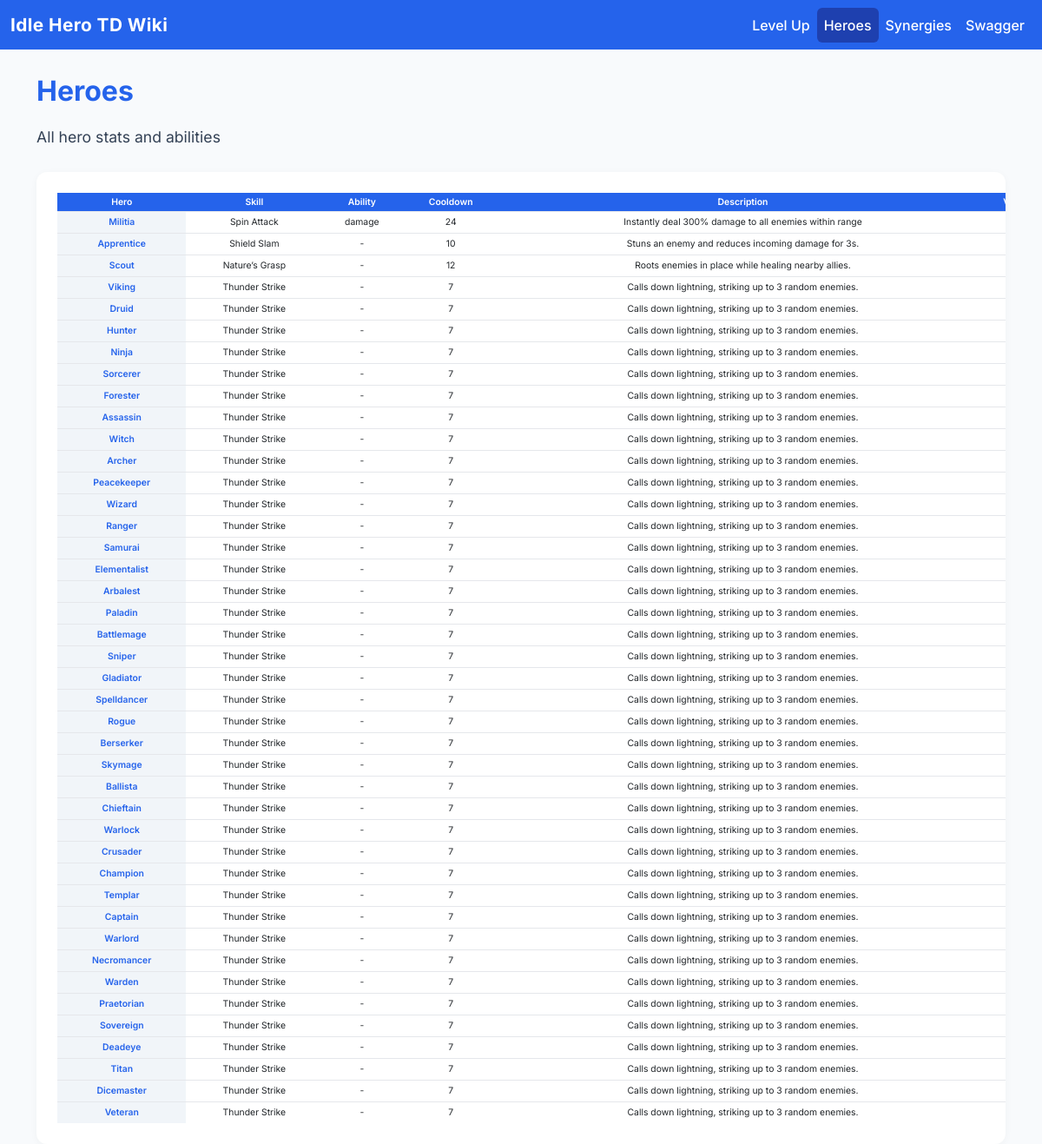
The page / on the database its author committed.
### models.py (models this page shows)
class Hero(db.Model):
    __tablename__ = 'heroes'
    hero_id = db.Column(db.Integer, primary_key=True)
    name = db.Column(db.String)
    skill = db.Column(db.String)
    ability = db.Column(db.String)
    cd = db.Column(db.Integer)
    description = db.Column(db.String)
    value = db.Column(db.Integer)
    time = db.Column(db.Integer)

### app.py (the view)
@app.route('/')
def index_page():
    heroes = Hero.query.all()
    return render_template('heroes.html', heroes=heroes, active_nav='heroes')

### templates/heroes.html (shortened to what this page needs)
{% extends "base.html" %}
{% block content %}
<div class="container">
  <div class="wiki-header">Heroes</div>
  <div class="wiki-subheader">All hero stats and abilities</div>
  <div class="milestone-matrix">
    <table>
      <thead>
        <tr>
          <th>Hero</th>
          <th>Skill</th>
          <th>Ability</th>
          <th>Cooldown</th>
          <th>Description</th>
          <th>Value</th>
        </tr>
      </thead>
      <tbody>
        {% for hero in heroes %}
        <tr>
          <td class="hero">{{ hero.name }}</td>
          <td>{{ hero.skill }}</td>
          <td>{{ hero.ability or '-' }}</td>
          <td>{{ hero.cd }}</td>
          <td>{{ hero.description }}</td>
          <td class="bonus">{{ hero.value }}</td>
        </tr>
        {% endfor %}
      </tbody>
    </table>
  </div>
</div>
{% endblock %}

### templates/base.html (shortened to what this page needs)
<!DOCTYPE html>
<html lang="en">
<head>
    <link href="https://cdn.jsdelivr.net/npm/bootstrap@5.3.2/dist/css/bootstrap.min.css" rel="stylesheet">
</head>
<body>
    <nav class="navbar navbar-expand-lg wiki-navbar mb-4">
      <div class="container-fluid">
        <a class="navbar-brand text-white" href="/heroes">Idle Hero TD Wiki</a>
        <div class="collapse navbar-collapse" id="navbarNav">
          <ul class="navbar-nav ms-auto">
            <li class="nav-item">
              <a class="nav-link {% if active_nav == 'levelup' %}active{% endif %}" href="/levelup">Level Up</a>
            </li>
            <li class="nav-item">
              <a class="nav-link {% if active_nav == 'heroes' %}active{% endif %}" href="/heroes">Heroes</a>
            </li>
            <li class="nav-item">
              <a class="nav-link {% if active_nav == 'synergies' %}active{% endif %}" href="/synergies">Synergies</a>
            </li>
            <li class="nav-item">
              <a class="nav-link" href="/swagger/">Swagger</a>
            </li>
          </ul>
        </div>
      </div>
    </nav>
    {% block content %}{% endblock %}
</body>
</html>

### templates/base.html (style rules this page uses)
body { font-family: 'Inter', Arial, sans-serif; background: #f8fafc; }
.wiki-navbar { background: #2563eb; }
.wiki-navbar .navbar-brand { font-weight: 700; font-size: 1.3rem; letter-spacing: 0.02em; }
.wiki-navbar .nav-link { color: #fff !important; font-weight: 500; }
.wiki-navbar .nav-link.active, .wiki-navbar .nav-link:focus { background: #1e40af; border-radius: 6px; }
.wiki-header { font-size: 2rem; font-weight: 700; margin-bottom: 0.5em; color: #2563eb; }
.wiki-subheader { font-size: 1.1rem; color: #334155; margin-bottom: 1.5em; }
.milestone-matrix { background: #fff; border-radius: 12px; box-shadow: 0 2px 8px rgba(0,0,0,0.04); padding: 1.5em; width: 100%; max-width: 100%; overflow-x: auto; margin: 0; }
.milestone-matrix table { width: 100%; min-width: 1200px; border-collapse: collapse; }
.milestone-matrix th, .milestone-matrix td { font-size: 0.65em; padding: 0.25em 0.3em; text-align: center; border-bottom: 1px solid #e5e7eb; }
.milestone-matrix th { background: #2563eb; color: #fff; font-weight: 600; }
.milestone-matrix td.hero { font-weight: 600; color: #2563eb; background: #f1f5f9; }
.milestone-matrix td.bonus { font-size: 0.75em; font-weight: 500; }
.milestone-matrix tr:last-child td { border-bottom: none; }

### rows shown on the page
Hero: name "Militia", skill "Spin Attack", ability "damage", cd "24", description "Instantly deal 300% damage to all enemies within range"
Hero: name "Apprentice", skill "Shield Slam", ability "-", cd "10", description "Stuns an enemy and reduces incoming damage for 3s."
Hero: name "Scout", skill "Nature’s Grasp", ability "-", cd "12", description "Roots enemies in place while healing nearby allies."
Hero: name "Viking", skill "Thunder Strike", ability "-", cd "7", description "Calls down lightning, striking up to 3 random enemies."
Hero: name "Druid", skill "Thunder Strike", ability "-", cd "7", description "Calls down lightning, striking up to 3 random enemies."
Hero: name "Hunter", skill "Thunder Strike", ability "-", cd "7", description "Calls down lightning, striking up to 3 random enemies."
Hero: name "Ninja", skill "Thunder Strike", ability "-", cd "7", description "Calls down lightning, striking up to 3 random enemies."
Hero: name "Sorcerer", skill "Thunder Strike", ability "-", cd "7", description "Calls down lightning, striking up to 3 random enemies."
Hero: name "Forester", skill "Thunder Strike", ability "-", cd "7", description "Calls down lightning, striking up to 3 random enemies."
Hero: name "Assassin", skill "Thunder Strike", ability "-", cd "7", description "Calls down lightning, striking up to 3 random enemies."
Hero: name "Witch", skill "Thunder Strike", ability "-", cd "7", description "Calls down lightning, striking up to 3 random enemies."
Hero: name "Archer", skill "Thunder Strike", ability "-", cd "7", description "Calls down lightning, striking up to 3 random enemies."
Hero: name "Peacekeeper", skill "Thunder Strike", ability "-", cd "7", description "Calls down lightning, striking up to 3 random enemies."
Hero: name "Wizard", skill "Thunder Strike", ability "-", cd "7", description "Calls down lightning, striking up to 3 random enemies."
Hero: name "Ranger", skill "Thunder Strike", ability "-", cd "7", description "Calls down lightning, striking up to 3 random enemies."
Hero: name "Samurai", skill "Thunder Strike", ability "-", cd "7", description "Calls down lightning, striking up to 3 random enemies."
Hero: name "Elementalist", skill "Thunder Strike", ability "-", cd "7", description "Calls down lightning, striking up to 3 random enemies."
Hero: name "Arbalest", skill "Thunder Strike", ability "-", cd "7", description "Calls down lightning, striking up to 3 random enemies."
Hero: name "Paladin", skill "Thunder Strike", ability "-", cd "7", description "Calls down lightning, striking up to 3 random enemies."
Hero: name "Battlemage", skill "Thunder Strike", ability "-", cd "7", description "Calls down lightning, striking up to 3 random enemies."
Hero: name "Sniper", skill "Thunder Strike", ability "-", cd "7", description "Calls down lightning, striking up to 3 random enemies."
Hero: name "Gladiator", skill "Thunder Strike", ability "-", cd "7", description "Calls down lightning, striking up to 3 random enemies."
Hero: name "Spelldancer", skill "Thunder Strike", ability "-", cd "7", description "Calls down lightning, striking up to 3 random enemies."
Hero: name "Rogue", skill "Thunder Strike", ability "-", cd "7", description "Calls down lightning, striking up to 3 random enemies."
Hero: name "Berserker", skill "Thunder Strike", ability "-", cd "7", description "Calls down lightning, striking up to 3 random enemies."
Hero: name "Skymage", skill "Thunder Strike", ability "-", cd "7", description "Calls down lightning, striking up to 3 random enemies."
Hero: name "Ballista", skill "Thunder Strike", ability "-", cd "7", description "Calls down lightning, striking up to 3 random enemies."
Hero: name "Chieftain", skill "Thunder Strike", ability "-", cd "7", description "Calls down lightning, striking up to 3 random enemies."
Hero: name "Warlock", skill "Thunder Strike", ability "-", cd "7", description "Calls down lightning, striking up to 3 random enemies."
Hero: name "Crusader", skill "Thunder Strike", ability "-", cd "7", description "Calls down lightning, striking up to 3 random enemies."
Hero: name "Champion", skill "Thunder Strike", ability "-", cd "7", description "Calls down lightning, striking up to 3 random enemies."
Hero: name "Templar", skill "Thunder Strike", ability "-", cd "7", description "Calls down lightning, striking up to 3 random enemies."
Hero: name "Captain", skill "Thunder Strike", ability "-", cd "7", description "Calls down lightning, striking up to 3 random enemies."
Hero: name "Warlord", skill "Thunder Strike", ability "-", cd "7", description "Calls down lightning, striking up to 3 random enemies."
Hero: name "Necromancer", skill "Thunder Strike", ability "-", cd "7", description "Calls down lightning, striking up to 3 random enemies."
Hero: name "Warden", skill "Thunder Strike", ability "-", cd "7", description "Calls down lightning, striking up to 3 random enemies."
Hero: name "Praetorian", skill "Thunder Strike", ability "-", cd "7", description "Calls down lightning, striking up to 3 random enemies."
Hero: name "Sovereign", skill "Thunder Strike", ability "-", cd "7", description "Calls down lightning, striking up to 3 random enemies."
Hero: name "Deadeye", skill "Thunder Strike", ability "-", cd "7", description "Calls down lightning, striking up to 3 random enemies."
Hero: name "Titan", skill "Thunder Strike", ability "-", cd "7", description "Calls down lightning, striking up to 3 random enemies."
Hero: name "Dicemaster", skill "Thunder Strike", ability "-", cd "7", description "Calls down lightning, striking up to 3 random enemies."
Hero: name "Veteran", skill "Thunder Strike", ability "-", cd "7", description "Calls down lightning, striking up to 3 random enemies."
